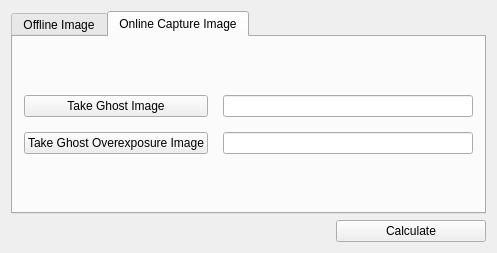
<?xml version="1.0" encoding="UTF-8"?>
<ui version="4.0">
 <class>GhostWidgetClass</class>
 <widget class="QWidget" name="GhostWidgetClass">
  <property name="geometry">
   <rect>
    <x>0</x>
    <y>0</y>
    <width>497</width>
    <height>253</height>
   </rect>
  </property>
  <property name="windowTitle">
   <string>GhostWidget</string>
  </property>
  <layout class="QVBoxLayout" name="verticalLayout">
   <item>
    <widget class="QTabWidget" name="tabWidget">
     <property name="currentIndex">
      <number>1</number>
     </property>
     <widget class="QWidget" name="tab_offline">
      <attribute name="title">
       <string>Offline Image</string>
      </attribute>
      <layout class="QGridLayout" name="gridLayout">
       <property name="spacing">
        <number>15</number>
       </property>
       <item row="1" column="0">
        <widget class="QPushButton" name="btn_overExp">
         <property name="text">
          <string>Load Ghost Overexposure Image</string>
         </property>
        </widget>
       </item>
       <item row="1" column="1">
        <widget class="QLineEdit" name="lineEdit_overExp">
         <property name="text">
          <string>Please load ghost overexposure image.</string>
         </property>
        </widget>
       </item>
       <item row="0" column="0">
        <widget class="QPushButton" name="btn_image">
         <property name="text">
          <string>Load Ghost Image</string>
         </property>
        </widget>
       </item>
       <item row="0" column="1">
        <widget class="QLineEdit" name="lineEdit_ghost">
         <property name="text">
          <string>Please load ghost image.</string>
         </property>
        </widget>
       </item>
      </layout>
     </widget>
     <widget class="QWidget" name="tab_online">
      <attribute name="title">
       <string>Online Capture Image</string>
      </attribute>
      <layout class="QVBoxLayout" name="verticalLayout_2">
       <item>
        <layout class="QGridLayout" name="gridLayout_3">
         <property name="spacing">
          <number>15</number>
         </property>
         <item row="0" column="0">
          <widget class="QPushButton" name="btn_imageOn">
           <property name="text">
            <string>Take Ghost Image</string>
           </property>
          </widget>
         </item>
         <item row="0" column="1">
          <widget class="QLineEdit" name="lineEdit_ghostOn">
           <property name="text">
            <string/>
           </property>
          </widget>
         </item>
         <item row="1" column="0">
          <widget class="QPushButton" name="btn_overExpOn">
           <property name="text">
            <string>Take Ghost Overexposure Image</string>
           </property>
          </widget>
         </item>
         <item row="1" column="1">
          <widget class="QLineEdit" name="lineEdit_overExpOn">
           <property name="text">
            <string/>
           </property>
          </widget>
         </item>
        </layout>
       </item>
      </layout>
     </widget>
    </widget>
   </item>
   <item>
    <layout class="QHBoxLayout" name="horizontalLayout_2">
     <item>
      <spacer name="horizontalSpacer_2">
       <property name="orientation">
        <enum>Qt::Horizontal</enum>
       </property>
       <property name="sizeHint" stdset="0">
        <size>
         <width>40</width>
         <height>20</height>
        </size>
       </property>
      </spacer>
     </item>
     <item>
      <widget class="QPushButton" name="btn_calculate">
       <property name="minimumSize">
        <size>
         <width>150</width>
         <height>0</height>
        </size>
       </property>
       <property name="text">
        <string>Calculate</string>
       </property>
      </widget>
     </item>
    </layout>
   </item>
  </layout>
 </widget>
 <layoutdefault spacing="6" margin="11"/>
 <resources/>
 <connections/>
</ui>
